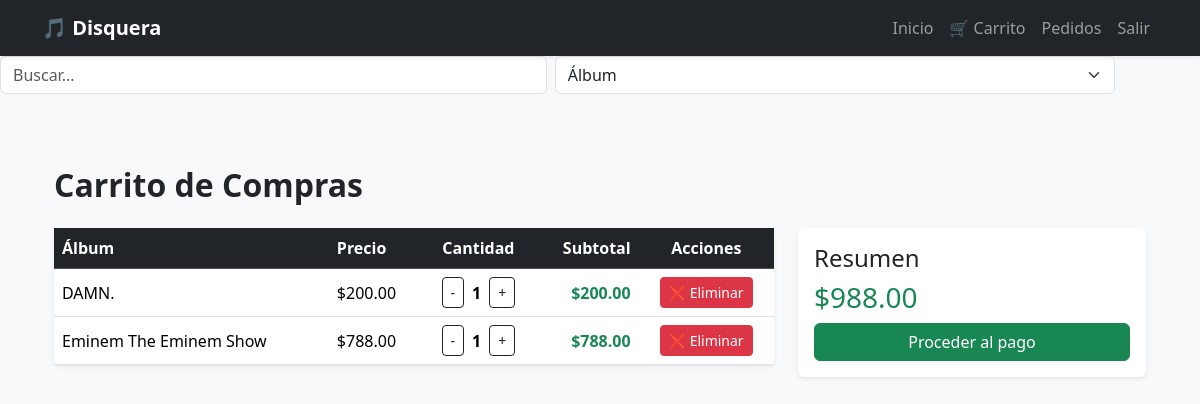
The app's page /cart/ (signed in), older data.
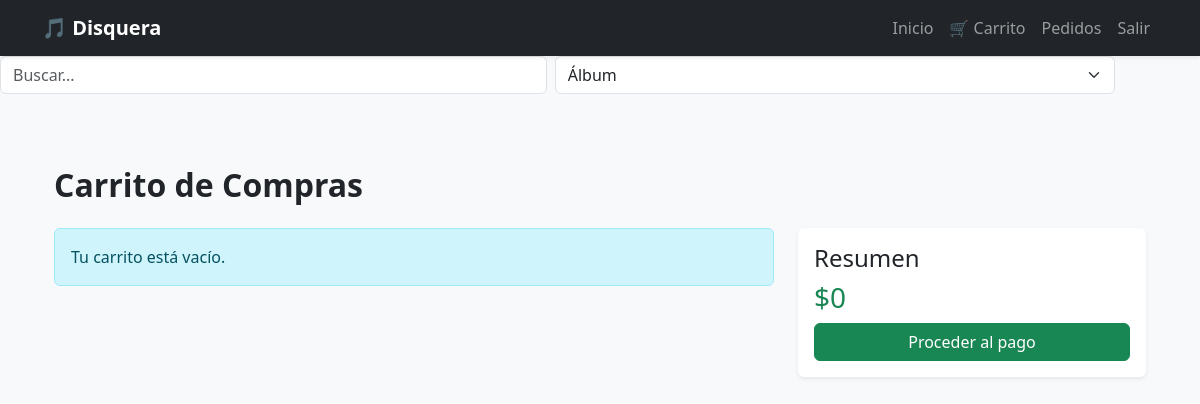
The same page, newer data.
### disquera/models.py (models this page shows, shortened)
class CartItem(models.Model):
    user = models.ForeignKey(User, on_delete=models.CASCADE)
    post = models.ForeignKey(Post, on_delete=models.CASCADE)
    quantity = models.PositiveIntegerField(default=1)
    created_at = models.DateTimeField(auto_now_add=True)
    def subtotal(self):
        return self.post.price * self.quantity

class Post(models.Model):
    ACTIVE = 'active'
    DRAFT = 'draft'
    CHOICES_STATUS = (
        (ACTIVE, 'Active'),
        (DRAFT, 'Draft'),
    )
    artist = models.ForeignKey(
        Artist,
        related_name='posts',
        on_delete=models.CASCADE,
        null=True,
        blank=True
    )
    categories = models.ManyToManyField(
        Category,
        related_name='posts',
        blank=True
    )
    title = models.CharField(max_length=255)
    slug = models.SlugField(max_length=255)
    intro = models.TextField()
    body = models.TextField()
    songs = models.TextField(blank=True, null=True)
    price = models.DecimalField(max_digits=8, decimal_places=2, default=0)
    stock = models.PositiveIntegerField(default=1)
    created_at = models.DateTimeField(auto_now_add=True)
    status = models.CharField(max_length=10, choices=CHOICES_STATUS, default=ACTIVE)
    image = models.ImageField(upload_to='upload/', blank=True, null=True)

### disquera/views.py (the view)
# urls.py: path('cart/', views.cart, name='cart'),
@login_required
def cart(request):
    items = CartItem.objects.filter(user=request.user)
    total = sum(item.subtotal() for item in items)
    return render(request, 'disquera/cart.html', {
        'items': items,
        'total': total
    })

### disquera/templates/Disquera/cart.html (shortened to what this page needs)
{% extends 'disquera/base.html' %}
{% block content %}
<div class="container py-5">
    <h2 class="mb-4 fw-bold">Carrito de Compras</h2>
    <div class="row">
        <div class="col-lg-8">
            {% if items %}
            <div class="card shadow-sm border-0 mb-4">
                <div class="table-responsive">
                    <table class="table table-hover align-middle mb-0">
                        <thead class="table-dark">
                            <tr>
                                <th>Álbum</th>
                                <th>Precio</th>
                                <th class="text-center">Cantidad</th>
                                <th class="text-end">Subtotal</th>
                                <th class="text-center">Acciones</th>
                            </tr>
                        </thead>
                        <tbody>
                            {% for item in items %}
                            <tr>
                                <td>{{ item.post.title }}</td>
                                <td>${{ item.post.price }}</td>
                                <td class="text-center">
                                    <div class="d-flex justify-content-center align-items-center gap-2">
                                        <a href="{% url 'update_cart_quantity' item.id 'remove' %}"
                                           class="btn btn-sm btn-outline-dark">
                                            -
                                        </a>
                                        <span class="fw-bold">
                                            {{ item.quantity }}
                                        </span>
                                        <a href="{% url 'update_cart_quantity' item.id 'add' %}"
                                           class="btn btn-sm btn-outline-dark">
                                            +
                                        </a>
                                    </div>
                                </td>
                                <td class="text-end fw-bold text-success">
                                    ${{ item.subtotal }}
                                </td>
                                <td class="text-center">
                                    <a href="{% url 'eliminar_del_carrito' item.post.id %}"
                                       class="btn btn-danger btn-sm">
                                        ❌ Eliminar
                                    </a>
                                </td>
                            </tr>
                            {% endfor %}
                        </tbody>
                    </table>
                </div>
            </div>
            {% else %}
            <div class="alert alert-info">Tu carrito está vacío.</div>
            {% endif %}
        </div>
        <div class="col-lg-4">
            <div class="card shadow-sm border-0">
                <div class="card-body">
                    <h4>Resumen</h4>
                    <h3 class="text-success">${{ total }}</h3>
                    <a href="{% url 'checkout' %}" class="btn btn-success w-100">
                        Proceder al pago
                    </a>
                </div>
            </div>
        </div>
    </div>
</div>
{% endblock %}

Row changes from the older to the newer data that the page shows:
removed CartItem: post "DAMN.", post.price "200.00", quantity "1", subtotal "200.00"
removed CartItem: post "Eminem The Eminem Show", post.price "788.00", quantity "1", subtotal "788.00"
Text that changed along with them:
{{ total }}: "988.00" → "0"
text no longer shown: "Álbum Precio Cantidad Subtotal Acciones"
text now shown: "Tu carrito está vacío."
